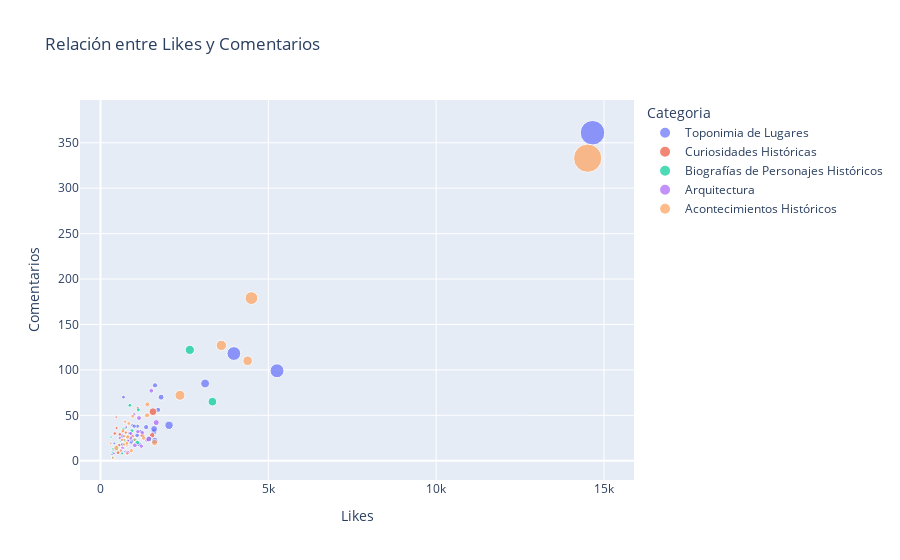

This figure's notebook cell:
### Code cell
import pandas as pd
import matplotlib.pyplot as plt
import seaborn as sns
import numpy as np

# Cargar los datos
df = pd.read_excel('excel26deenero.xlsx')

# Estadísticas descriptivas para columnas numéricas
descriptive_stats = df[['Likes', 'Comentarios', 'Visualizaciones', 'Duración del video (s)']].describe()
print("Estadísticas Descriptivas:")
print(descriptive_stats)

# Seleccionar el top 5 videos con más likes
top_5_likes = df[['Texto del reel', 'Likes', 'Comentarios', 'Visualizaciones']].sort_values(by='Likes', ascending=False).head(5)

# Mostrar la tabla
print("\nTop 5 videos con más Likes:")
print(top_5_likes)
# Preparar los datos para la visualización
data = df.groupby('Categoria').agg({
    'Likes': 'sum',
    'Comentarios': 'sum',
    'Visualizaciones': 'sum'
}).reset_index()

# Crear la figura con cuatro subplots
fig, ((ax1, ax2), (ax3, ax4)) = plt.subplots(2, 2, figsize=(20, 20))

# Gráfico de barras apiladas
sns.set_style("whitegrid")
sns.set_palette("husl")

bottom = np.zeros(len(data))
for column in ['Likes', 'Comentarios', 'Visualizaciones']:
    ax1.bar(data['Categoria'], data[column], bottom=bottom, label=column)
    bottom += data[column]

ax1.set_title('Engagement por Categoría', fontsize=16)
ax1.set_xlabel('Categoría', fontsize=12)
ax1.set_ylabel('Cantidad', fontsize=12)
ax1.legend(title='Tipo de Engagement', title_fontsize='11', fontsize='10')
ax1.set_xticklabels(ax1.get_xticklabels(), rotation=45, ha='right')

for i, categoria in enumerate(data['Categoria']):
    total = sum(data.loc[i, ['Likes', 'Comentarios', 'Visualizaciones']])
    ax1.text(i, total, f'{total:,}', ha='center', va='bottom')

# Gráfico de barras solo para comentarios
sns.barplot(x='Categoria', y='Comentarios', data=data, ax=ax2)
ax2.set_title('Comentarios por Categoría', fontsize=16)
ax2.set_xlabel('Categoría', fontsize=12)
ax2.set_ylabel('Número de Comentarios', fontsize=12)
ax2.set_xticklabels(ax2.get_xticklabels(), rotation=45, ha='right')

for i, v in enumerate(data['Comentarios']):
    ax2.text(i, v, str(v), ha='center', va='bottom')


# Mapa de calor para visualizar correlaciones entre variables numéricas
numeric_cols = ['Likes', 'Comentarios', 'Visualizaciones', 'Duración del video (s)']
sns.heatmap(df[numeric_cols].corr(), annot=True, cmap='coolwarm', ax=ax4)
ax4.set_title('Mapa de Calor de Correlaciones', fontsize=16)

import plotly.express as px

# Crear gráfico interactivo
fig = px.scatter(df, x='Likes', y='Comentarios', size='Visualizaciones', 
                 color='Categoria',
                 hover_data=['Titulo'],
                 title='Relación entre Likes y Comentarios',
                 labels={'Likes': 'Likes', 'Comentarios': 'Comentarios'})

# Mostrar gráfico
fig.show()
plt.tight_layout()
plt.show()

### Figure 1 — Plotly figure (JSON) as saved in the notebook; plotly's stock layout.template omitted (floating-point values rounded to 4 significant figures)
{"data": [{"customdata": [["Descubre el origen de Llanos de la Pez en Gran Canaria"], ["La división histórica de Los Realejos: Alto vs Bajo"], ["La increíble parada de Magallanes y Elcano en Tenerife."], ["Descubre la mágica Fuente Luminosa de Las Palmas de Gran Canaria"], ["Descubre la encantadora iglesia de Nuestra Señora de la Candelaria"], ["Descubre el origen de La Cicer en Las Palmas"], ["Descubre el origen de las Islas Afortunadas en este vídeo."], ["Descubre el Parque Romano en Las Palmas de Gran Canaria"], ["Descubre el origen de Pozo Izquierdo en Gran Canaria"], ["La verdad sobre el término Tamarán en Canarias 🌴🔍"], ["¡Descubre la tradición marinera de Arinaga este viernes! 🎣🌊"], ["Descubre el fascinante origen del barrio Las Rehoyas de Gran Canaria"], ["La influencia británica en el Puerto de la Luz"], ["El primer asentamiento militar en Lanzarote: historia desconocida."], ["Descubre la historia de Escaleritas en Las Palmas de Gran Canaria"], ["Descubre la historia de Ingenio y Agüimes en Gran Canaria"], ["Descubre el origen de El Sebadal en Gran Canaria."], ["Descubre el curioso gentilicio de los habitantes de Agüimes"], ["Los cochineros de Ingenio: una tradición que perdura en la historia"], ["Descubre la historia de la Caldera de Bandama en TV."], ["Descubre el origen de Tamaraceite en las Islas Canarias"], ["Descubre la historia del cambio de nombre de Las Palmas"], ["Descubre la historia de Agüimes, un tesoro en Gran Canaria"], ["Descubre el fascinante contraste climático de Gran Canaria. ¡Impresionante!"], ["Descubre la historia de El Lloret en Las Canteras"], ["Descubre la historia detrás de la iglesia de San Agustín"], ["Descubre la historia de la Virgen del Pino en Teror"], ["Jennifer López filma en Gran Canaria con Ben Affleck"], ["Descubre la historia del antiguo estadio de Las Palmas"], ["Descubre la fascinante historia de Las Palmas de Gran Canaria"], ["La curiosa historia de Telde, primera capital de Gran Canaria"], ["Descubre el fascinante léxico canario y su historia cultural"], ["La fascinante historia de los holandeses en Gran Canaria"]], "hovertemplate": "Categoria=Toponimia de Lugares<br>Likes=%{x}<br>Comentarios=%{y}<br>Visualizaciones=%{marker.size}<br>Titulo=%{customdata[0]}<extra></extra>", "legendgroup": "Toponimia de Lugares", "marker": {"color": "#636efa", "size": [8511, 4386, 10921, 6108, 5586, 11077, 3578, 4661, 7484, 7405, 8722, 15002, 11465, 3591, 32838, 11319, 29854, 10244, 15950, 10261, 255191, 6145, 6666, 19132, 82054, 80004, 7153, 4756, 19502, 3161, 3325, 3344, 8989], "sizemode": "area", "sizeref": 842.5, "symbol": "circle"}, "mode": "markers", "name": "Toponimia de Lugares", "orientation": "v", "showlegend": true, "type": "scatter", "x": [1185, 488, 916, 955, 636, 1716, 739, 716, 1099, 1006, 1091, 1805, 1625, 517, 3117, 1360, 2042, 1148, 1593, 977, 14659, 684, 821, 1614, 5259, 3973, 867, 450, 1597, 413, 352, 386, 650], "xaxis": "x", "y": [32, 16, 21, 39, 10, 56, 10, 27, 38, 38, 28, 70, 83, 17, 85, 37, 39, 18, 32, 23, 361, 70, 22, 22, 99, 118, 30, 13, 35, 19, 7, 11, 27], "yaxis": "y"}, {"customdata": [["El día que rechazaron a los Beatles en Tenerife"], ["El misterio de Catalina Lercaro en Casa Lercaro ¡Descúbrelo!"], ["Descubre la historia de la nevería en Las Palmas"], ["\"La fiesta del charco: tradición ancestral en Gran Canaria\""], ["El vino canario: una historia de prestigio internacional 🍷🌍"], ["Descubre la historia de los camellos en Gran Canaria"], ["Los misteriosos submarinos de la Segunda Guerra Mundial en Canarias"], ["El misterioso robo en Gran Canaria que conmocionó a todos"], ["Descubre la historia de Las Palmas y sus temibles corsarios."], ["El misterioso Drago Canario: símbolo de historia y naturaleza"], ["El curioso y peculiar zoológico urbano de Las Palmas"], ["El día que una leona se escapó en Las Palmas"]], "hovertemplate": "Categoria=Curiosidades Históricas<br>Likes=%{x}<br>Comentarios=%{y}<br>Visualizaciones=%{marker.size}<br>Titulo=%{customdata[0]}<extra></extra>", "legendgroup": "Curiosidades Históricas", "marker": {"color": "#EF553B", "size": [5530, 2892, 5235, 9916, 6070, 12686, 3972, 5932, 5439, 6358, 5159, 25719], "sizemode": "area", "sizeref": 842.5, "symbol": "circle"}, "mode": "markers", "name": "Curiosidades Históricas", "orientation": "v", "showlegend": true, "type": "scatter", "x": [561, 467, 1112, 1250, 950, 1539, 478, 664, 576, 523, 426, 1563], "xaxis": "x", "y": [17, 48, 58, 28, 27, 28, 36, 32, 29, 9, 30, 54], "yaxis": "y"}, {"customdata": [["Descubre la historia de la casona Santo Domingo en Güímar"], ["El legado de Agustín Millares Torres en las Islas Canarias"], ["Descubre la visión de Olivia Stone sobre Tenerife y sus satélites"], ["La decapitación pública que marcó la historia de Vegueta"], ["Recuerda a Manuel Perdomo Cerpa, figura ilustre de Firgas."], ["\"La fascinante vida de Tomás Morales, poeta modernista canario\""], ["El genio de la escultura en Canarias: Luján Pérez"], ["La increíble historia de Ángel Guerra en Canarias"], ["La vida polifacética de Néstor Álamo en Gran Canaria"], ["El sorprendente vecino de Tres Palmas que presidió las Cortes"], ["Descubre el modernismo canario con Ignacia de Lara en Las Palmas"], ["El legado de Gregorio Chil: el hombre detrás del paseo"], ["Héroe canario: La historia de Wenceslao Perdomo Benítez."], ["\"Poema dedicado a Francisco Tarajano, poeta canario y docente\""], ["Descubre el mirador del Atlante en Las Canteras, Gran Canaria."], ["El misterio de Cristóbal Colón en Las Palmas de Gran Canaria"], ["\"Doramas: El valiente guerrero que marcó la historia canaria\""], ["Descubre la historia detrás de la calle León y Castillo"], ["La historia secreta de una familia judía en Las Palmas"], ["La Virgen del Pino: Patrona de Gran Canaria y sus misterios"], ["La historia de Simón Bolívar y su esposa en Teror"], ["El legado de Fernando Guanarteme: ¿traidor o estratega?"], ["La visita de Agatha Christie a Las Palmas en 1927"]], "hovertemplate": "Categoria=Biografías de Personajes Históricos<br>Likes=%{x}<br>Comentarios=%{y}<br>Visualizaciones=%{marker.size}<br>Titulo=%{customdata[0]}<extra></extra>", "legendgroup": "Biografías de Personajes Históricos", "marker": {"color": "#00cc96", "size": [2277, 2719, 5952, 4398, 3096, 6758, 7825, 3934, 9286, 7141, 6192, 31752, 5578, 4332, 12894, 7923, 6416, 4118, 35850, 3600, 2658, 3191, 2962], "sizemode": "area", "sizeref": 842.5, "symbol": "circle"}, "mode": "markers", "name": "Biografías de Personajes Históricos", "orientation": "v", "showlegend": true, "type": "scatter", "x": [442, 529, 685, 750, 499, 939, 1029, 642, 1095, 828, 875, 3335, 669, 605, 1452, 722, 1127, 477, 2661, 370, 312, 374, 365], "xaxis": "x", "y": [11, 15, 35, 36, 12, 33, 23, 8, 20, 27, 61, 65, 18, 22, 24, 22, 56, 15, 122, 4, 26, 13, 9], "yaxis": "y"}, {"customdata": [["Descubre la historia de la ermita de San Antonio Abad"], ["La casa sobre la peña de la gaviota: historia perdida"], ["Descubre el colorido Mercado de Vegueta en Las Palmas"], ["Descubre la Casa Móxica-Matos en Vegueta, Gran Canaria"], ["La impactante historia de la acequia real en Gran Canaria"], ["Descubre la historia de la iglesia de Santiago en Gáldar"], ["Descubre la historia de la Casa de la Cultura de Firgas"], ["Descubre la historia de la Casa de Colón en Vegueta"], ["Descubre la historia de la primera residencia del alcalde de Guía"], ["El renacimiento del Teatro Pérez Galdós: una historia trágica"], ["Descubre la historia de la Fuente en Plaza Espíritu Santo"], ["Descubre la Casa Westerling en pleno corazón de Vegueta."], ["Descubre la historia detrás de la Heredad de Aguas de Arucas"], ["Descubre el modernismo en Las Palmas de Gran Canaria"], ["Descubre el histórico acueducto de San Francisco en Telde"], ["Descubre las fascinantes farolas fernandinas de Vegueta y Triana."], ["Descubre la historia de la Casa del Deán en Vegueta."], ["Descubre el Teatro Guiniguada: un tesoro cultural en Vegueta."], ["Descubre la belleza de los balcones canarios históricos 🏰🌺"], ["Descubre la historia de la Catedral de Santa Ana"], ["Descubre la historia de la Casa Santa Gadea Masel"], ["Descubre la historia detrás de la \"Catedral\" de Arucas."]], "hovertemplate": "Categoria=Arquitectura<br>Likes=%{x}<br>Comentarios=%{y}<br>Visualizaciones=%{marker.size}<br>Titulo=%{customdata[0]}<extra></extra>", "legendgroup": "Arquitectura", "marker": {"color": "#ab63fa", "size": [3610, 9497, 5119, 3892, 7620, 5318, 9149, 7230, 6559, 7152, 14623, 10021, 7782, 6590, 15436, 5104, 5190, 3972, 9471, 9727, 6026, 3438], "sizemode": "area", "sizeref": 842.5, "symbol": "circle"}, "mode": "markers", "name": "Arquitectura", "orientation": "v", "showlegend": true, "type": "scatter", "x": [767, 1514, 819, 759, 1217, 1000, 1380, 1110, 903, 1249, 1439, 1148, 896, 654, 1660, 643, 577, 616, 1025, 814, 649, 402], "xaxis": "x", "y": [37, 77, 22, 31, 16, 51, 23, 32, 30, 31, 24, 47, 25, 14, 42, 23, 25, 12, 17, 9, 18, 8], "yaxis": "y"}, {"customdata": [["La épica batalla olvidada entre Canarias e Inglaterra en 1797"], ["Tragedia en el sur de Tenerife: el desplome del convento"], ["Explorando la historia militar de La Minilla en Gran Canaria"], ["La invasión de Argel en Lanzarote: un capítulo oscuro."], ["\"200 años de la última erupción en Lanzarote: historia impactante\""], ["Tres años de la tragedia volcánica en La Palma"], ["\"La tradición de los artilleros en las fiestas del Cristo\""], ["¡Romería hacia Teror para celebrar las fiestas del pino!"], ["El granero de Canarias: Lanzarote y Fuerteventura en el siglo XVIII"], ["\"La historia detrás de Arrecife, la capital de Lanzarote\""], ["El misterio detrás de la explosión en Las Canteras."], ["\"Descubre el origen del fútbol en Las Palmas\""], ["El motín de Agüimes: la rebelión que conquistó la tierra"], ["Descubre la historia de las fortificaciones de Las Palmas"], ["La historia del corsario que saqueó Lanzarote en 1569"], ["Los coloridos carnavales de las islas Canarias: una tradición prohibida"], ["El misterioso origen de las dunas de Maspalomas"], ["Celebrando el 546 aniversario de Las Palmas de Gran Canaria"], ["Descubre la verdadera historia de la expedición a Canarias"], ["El papel olvidado de los artilleros canarios en Marruecos"], ["\"El tren que cruzó la avenida marítima hace 50 años\""], ["Descubre la historia desconocida del archipiélago cercano a Canarias"], ["La invasión holandesa a Las Palmas: historia revelada"], ["El origen geológico de las Islas Canarias al descubierto"], ["Las impactantes ejecuciones en Las Palmas de Gran Canaria"], ["Descubre la historia detrás de la Plaza de Santa Ana"], ["El devastador brote de cólera en Gran Canaria, 1851"], ["La construcción del Puerto de la Luz impulsó la economía"], ["El naufragio del Sud America: tragedia en Las Palmas"], ["Descubre la historia desconocida de las corridas de toros en Las Palmas"], ["La invasión holandesa que marcó la historia de Las Palmas"]], "hovertemplate": "Categoria=Acontecimientos Históricos<br>Likes=%{x}<br>Comentarios=%{y}<br>Visualizaciones=%{marker.size}<br>Titulo=%{customdata[0]}<extra></extra>", "legendgroup": "Acontecimientos Históricos", "marker": {"color": "#FFA15A", "size": [4952, 3052, 6157, 4664, 7598, 5241, 5093, 4926, 5560, 5566, 45365, 11580, 5364, 6294, 5350, 8957, 38606, 10743, 7351, 4852, 69165, 42154, 5697, 16928, 5688, 4216, 6092, 337001, 6151, 3372, 12011], "sizemode": "area", "sizeref": 842.5, "symbol": "circle"}, "mode": "markers", "name": "Acontecimientos Históricos", "orientation": "v", "showlegend": true, "type": "scatter", "x": [734, 469, 844, 708, 917, 696, 640, 1017, 796, 789, 3601, 1387, 829, 958, 708, 1288, 4384, 1398, 807, 602, 4497, 2367, 779, 1611, 752, 365, 790, 14514, 671, 304, 471], "xaxis": "x", "y": [43, 16, 41, 27, 11, 23, 23, 23, 8, 17, 127, 50, 27, 49, 18, 25, 110, 62, 26, 11, 179, 72, 20, 20, 31, 3, 19, 333, 33, 19, 14], "yaxis": "y"}], "layout": {"autosize": true, "legend": {"itemsizing": "constant", "title": {"text": "Categoria"}, "tracegroupgap": 0}, "title": {"text": "Relación entre Likes y Comentarios"}, "xaxis": {"anchor": "y", "autorange": true, "domain": [0, 1], "range": [-580.7, 15780.0], "title": {"text": "Likes"}, "type": "linear"}, "yaxis": {"anchor": "x", "autorange": true, "domain": [0, 1], "range": [-26.58, 417.1], "title": {"text": "Comentarios"}, "type": "linear"}}}
